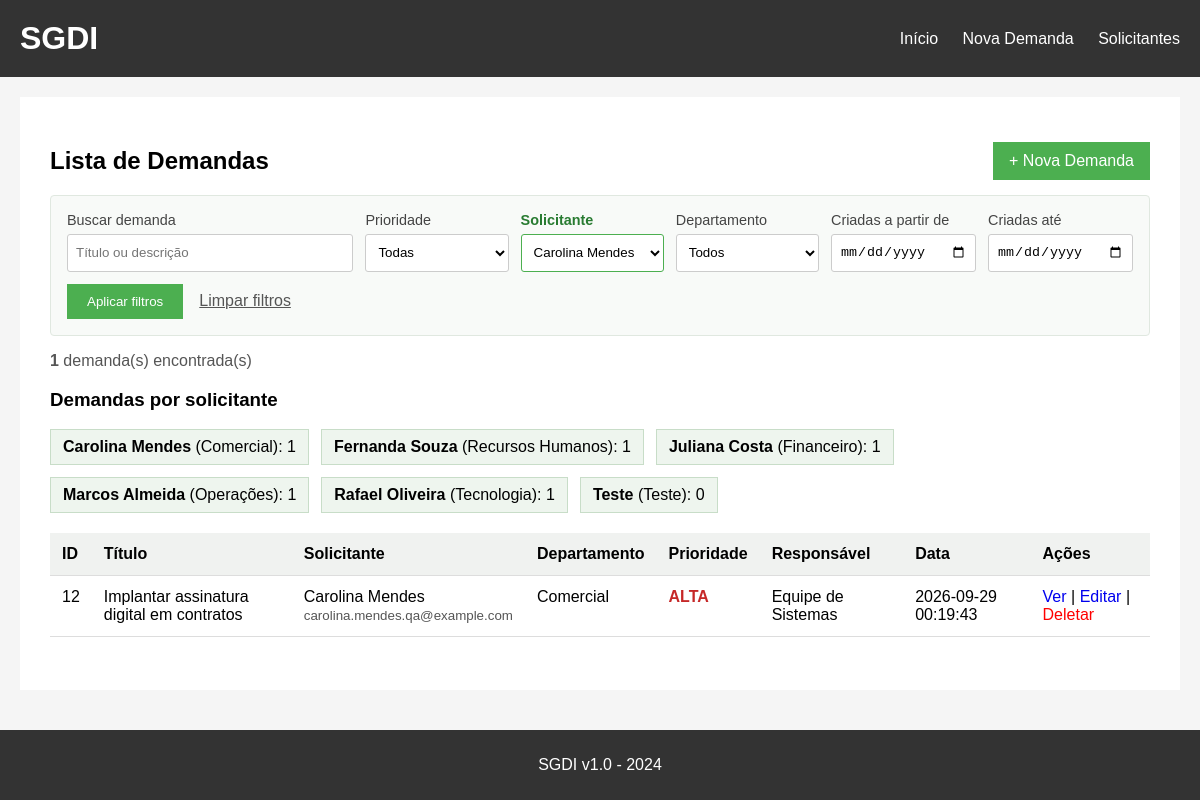
The app's page /?solicitante_id=2 with its own data.
### tables this page shows
CREATE TABLE solicitantes (
        id INTEGER PRIMARY KEY AUTOINCREMENT,
        nome TEXT NOT NULL COLLATE NOCASE UNIQUE,
        email TEXT NOT NULL COLLATE NOCASE UNIQUE,
        departamento TEXT NOT NULL
    );

CREATE TABLE demandas (
    id INTEGER PRIMARY KEY AUTOINCREMENT,
    titulo TEXT NOT NULL,
    descricao TEXT,
    solicitante TEXT NOT NULL,
    data_criacao TEXT NOT NULL,
    prioridade TEXT NOT NULL DEFAULT 'MÉDIA',
    responsavel TEXT NOT NULL
, solicitante_id INTEGER REFERENCES solicitantes(id));

### app.py (the view)
@app.route('/')
def index():
    conn = get_db()
    ensure_schema(conn)
    solicitantes = get_solicitantes(conn)
    solicitante_id = request.args.get('solicitante_id', type=int)
    prioridade = request.args.get('prioridade', '')
    departamento = request.args.get('departamento', '').strip()
    termo = request.args.get('q', '').strip()
    data_inicial = request.args.get('data_inicial', '').strip()
    data_final = request.args.get('data_final', '').strip()
    pagina = max(request.args.get('page', 1, type=int), 1)
    datas_validas = True
    for valor in (data_inicial, data_final):
        if valor:
            try:
                date.fromisoformat(valor)
            except ValueError:
                datas_validas = False
                break
    if not datas_validas:
        flash('Informe datas válidas para filtrar o período.')
        data_inicial = ''
        data_final = ''
    if data_inicial and data_final and data_inicial > data_final:
        flash('A data inicial não pode ser posterior à data final.')
        data_inicial = ''
        data_final = ''
    where = []
    params = []
    if solicitante_id:
        where.append('d.solicitante_id = ?')
        params.append(solicitante_id)
    if prioridade in ('ALTA', 'MÉDIA', 'BAIXA'):
        where.append('d.prioridade = ?')
        params.append(prioridade)
    if departamento:
        where.append('s.departamento = ?')
        params.append(departamento)
    if data_inicial:
        where.append('date(d.data_criacao) >= date(?)')
        params.append(data_inicial)
    if data_final:
        where.append('date(d.data_criacao) <= date(?)')
        params.append(data_final)
    if termo:
        where.append('(d.titulo LIKE ? OR d.descricao LIKE ?)')
        params.extend((f'%{termo}%', f'%{termo}%'))
    clause = 'WHERE ' + ' AND '.join(where) if where else ''
    total_query = f'''SELECT COUNT(*)
        FROM demandas d LEFT JOIN solicitantes s ON s.id = d.solicitante_id
        {clause}'''
    total_demandas = conn.execute(total_query, params).fetchone()[0]
    total_paginas = max((total_demandas + PAGE_SIZE - 1) // PAGE_SIZE, 1)
    pagina = min(pagina, total_paginas)
    offset = (pagina - 1) * PAGE_SIZE
    demandas = conn.execute(f'''SELECT d.*, s.nome AS solicitante_nome,
            s.email AS solicitante_email, s.departamento AS solicitante_departamento
        FROM demandas d LEFT JOIN solicitantes s ON s.id = d.solicitante_id
        {clause}
        ORDER BY CASE d.prioridade WHEN "ALTA" THEN 1 WHEN "MÉDIA" THEN 2 ELSE 3 END,
            d.id DESC LIMIT ? OFFSET ?''', params + [PAGE_SIZE, offset]).fetchall()
    resumo = conn.execute('''SELECT s.id, s.nome, s.email, s.departamento,
            COUNT(d.id) AS total_demandas
        FROM solicitantes s LEFT JOIN demandas d ON d.solicitante_id = s.id
        GROUP BY s.id ORDER BY s.nome''').fetchall()
    departamentos = conn.execute(
        'SELECT DISTINCT departamento FROM solicitantes ORDER BY departamento'
    ).fetchall()
    conn.close()
    query_params = {key: value for key, value in request.args.to_dict().items() if key != 'page'}
    inicio_exibicao = (pagina - 1) * PAGE_SIZE + 1 if total_demandas else 0
    fim_exibicao = min(pagina * PAGE_SIZE, total_demandas) if total_demandas else 0
    return render_template('index.html', demandas=demandas, solicitantes=solicitantes,
                           departamentos=departamentos, resumo=resumo,
                           filtro_solicitante=solicitante_id,
                           filtro_prioridade=prioridade,
                           filtro_departamento=departamento, termo=termo,
                           data_inicial=data_inicial, data_final=data_final,
                           total_demandas=total_demandas, pagina_atual=pagina,
                           total_paginas=total_paginas, PAGE_SIZE=PAGE_SIZE,
                           inicio_exibicao=inicio_exibicao, fim_exibicao=fim_exibicao,
                           query_params=query_params, solicitante_label=solicitante_label)

### app.py (called while the page is built)
def get_db():
    conn = sqlite3.connect('demandas.db')
    conn.row_factory = sqlite3.Row
    conn.execute('PRAGMA foreign_keys = ON')
    return conn

def ensure_schema(conn):
    conn.execute('''CREATE TABLE IF NOT EXISTS solicitantes (
        id INTEGER PRIMARY KEY AUTOINCREMENT,
        nome TEXT NOT NULL COLLATE NOCASE UNIQUE,
        email TEXT NOT NULL COLLATE NOCASE UNIQUE,
        departamento TEXT NOT NULL
    )''')
    columns = [row['name'] for row in conn.execute('PRAGMA table_info(demandas)')]
    if 'solicitante_id' not in columns:
        conn.execute('ALTER TABLE demandas ADD COLUMN solicitante_id INTEGER REFERENCES solicitantes(id)')
    conn.commit()

def get_solicitantes(conn):
    return conn.execute(
        'SELECT id, nome, email, departamento FROM solicitantes ORDER BY nome'
    ).fetchall()

### templates/index.html (shortened to what this page needs)
{% extends "base.html" %}
{% block content %}
<div class="list-heading">
    <h2>Lista de Demandas</h2>
    <a class="new-demand" href="/nova_demanda">+ Nova Demanda</a>
</div>
<form class="filter-form" method="GET" action="/">
    <div class="filter-field {% if termo %}is-active{% endif %}">
        <label for="filtro-busca">Buscar demanda</label>
        <input id="filtro-busca" type="search" name="q" value="{{ termo }}" placeholder="Título ou descrição">
    </div>
    <div class="filter-field {% if filtro_prioridade %}is-active{% endif %}">
        <label for="filtro-prioridade">Prioridade</label>
        <select id="filtro-prioridade" name="prioridade">
            <option value="">Todas</option>
        </select>
    </div>
    <div class="filter-field {% if filtro_solicitante %}is-active{% endif %}">
        <label for="filtro-solicitante">Solicitante</label>
        <select id="filtro-solicitante" name="solicitante_id">
            {% for solicitante in solicitantes %}
            <option value="{{ solicitante['id'] }}" {% if filtro_solicitante == solicitante['id'] %}selected{% endif %}>{{ solicitante['nome'] }}</option>
            {% endfor %}
        </select>
    </div>
    <div class="filter-field {% if filtro_departamento %}is-active{% endif %}">
        <label for="filtro-departamento">Departamento</label>
        <select id="filtro-departamento" name="departamento">
            <option value="">Todos</option>
        </select>
    </div>
    <div class="filter-field date-field {% if data_inicial or data_final %}is-active{% endif %}">
        <label for="data-inicial">Criadas a partir de</label>
        <input id="data-inicial" type="date" name="data_inicial" value="{{ data_inicial }}">
    </div>
    <div class="filter-field date-field {% if data_inicial or data_final %}is-active{% endif %}">
        <label for="data-final">Criadas até</label>
        <input id="data-final" type="date" name="data_final" value="{{ data_final }}">
    </div>
    <div class="filter-actions">
        <button type="submit">Aplicar filtros</button>
        <a href="/">Limpar filtros</a>
    </div>
</form>
<p class="result-count" aria-live="polite">
    {% if total_demandas %}
        <strong>{{ total_demandas }}</strong> demanda(s) encontrada(s)
    {% else %}
        <strong>0</strong> demanda(s) encontrada(s)
    {% endif %}
</p>
{% if resumo %}
<h3>Demandas por solicitante</h3>
<div class="resumo-solicitantes">
{% for item in resumo %}<span><strong>{{ item['nome'] }}</strong> ({{ item['departamento'] }}): {{ item['total_demandas'] }}</span>{% endfor %}
</div>
{% endif %}
<div class="table-scroll">
<table class="demand-table">
<thead><tr>
<th>ID</th><th>Título</th><th>Solicitante</th><th>Departamento</th><th>Prioridade</th><th>Responsável</th><th>Data</th><th>Ações</th>
</tr></thead>
<tbody>
{% for demanda in demandas %}
<tr>
<td>{{ demanda['id'] }}</td><td>{{ demanda['titulo'] }}</td><td>
{% if demanda['solicitante_nome'] %}{{ demanda['solicitante_nome'] }}<br><small>{{ demanda['solicitante_email'] }}</small>
{% else %}<span class="legado">{{ demanda['solicitante'] }} (legado)</span>{% endif %}
</td>
<td>{{ demanda['solicitante_departamento'] or '—' }}</td>
<td><span class="prioridade prioridade-{{ demanda['prioridade']|lower|replace('é','e') }}">{{ demanda['prioridade'] }}</span></td>
<td>{{ demanda['responsavel'] }}</td><td>{{ demanda['data_criacao'] }}</td>
<td><a href="/detalhes/{{ demanda['id'] }}">Ver</a> | <a href="/editar/{{ demanda['id'] }}">Editar</a> |
<a href="/deletar/{{ demanda['id'] }}" style="color:red;" onclick="return confirm('Deseja realmente deletar esta demanda?')">Deletar</a></td>
</tr>
{% else %}<tr><td colspan="8">Nenhuma demanda encontrada.</td></tr>{% endfor %}
</tbody></table>
</div>
{% endblock %}

### static/style.css (style rules this page uses)
html, body { height: 100%; }
body { font-family: Arial, sans-serif; background-color: #f5f5f5; padding: 0; margin: 0; display: flex; flex-direction: column; min-height: 100vh; }
button { background-color: #4CAF50; color: white; padding: 10px 20px; border: none; cursor: pointer; }
table { border-collapse: collapse; }
th { text-align: left; padding: 12px; }
td { padding: 12px; }
table a { text-decoration: none; }
form div { margin-bottom: 10px; }
.prioridade { font-weight: bold; }
.prioridade-alta { color: #c62828; }
input[type="text"], textarea, select { padding: 8px; border: 1px solid #ddd; max-width: 100%; }
select { width: 100%; max-width: 650px; }
.resumo-solicitantes { display: flex; flex-wrap: wrap; gap: 12px; margin: 12px 0 20px; }
.resumo-solicitantes span { background: #eef5ee; border: 1px solid #c8ddc8; padding: 8px 12px; }
small { color: #555; }
.list-heading { display: flex; align-items: center; justify-content: space-between; gap: 16px; }
.new-demand { background: #4caf50; color: white; padding: 10px 16px; text-decoration: none; white-space: nowrap; }
.filter-form { display: grid; grid-template-columns: minmax(200px, 2fr) repeat(3, minmax(140px, 1fr)) repeat(2, minmax(145px, 1fr)); gap: 12px; align-items: end; padding: 16px; background: #f8faf8; border: 1px solid #e0e8e0; border-radius: 4px; }
.filter-form .filter-field { min-width: 0; margin: 0; }
.filter-field label { display: block; margin-bottom: 6px; color: #444; font-size: 0.9rem; }
.filter-field.is-active label { color: #287b31; font-weight: bold; }
.filter-field input, .filter-field select { box-sizing: border-box; width: 100%; max-width: none; min-height: 38px; padding: 8px; border: 1px solid #ccc; border-radius: 3px; background: #fff; }
.filter-field.is-active input, .filter-field.is-active select { border-color: #4caf50; }
.filter-actions { display: flex; grid-column: 1 / -1; align-items: center; gap: 16px; margin: 0; }
.filter-actions a { color: #555; }
.result-count { margin: 16px 0; color: #555; }
.table-scroll { overflow-x: auto; }
.demand-table { width: 100%; border-collapse: collapse; }
.demand-table th, .demand-table td { padding: 12px; border-bottom: 1px solid #ddd; text-align: left; vertical-align: top; }
.demand-table th { background: #f0f2f0; }

### templates/base.html (style rules this page uses)
body { margin: 0; }

### records on screen
solicitantes: nome "Carolina Mendes", departamento "Comercial", total_demandas "1"
solicitantes: nome "Fernanda Souza", departamento "Recursos Humanos", total_demandas "1"
solicitantes: nome "Juliana Costa", departamento "Financeiro", total_demandas "1"
solicitantes: nome "Marcos Almeida", departamento "Operações", total_demandas "1"
solicitantes: nome "Rafael Oliveira", departamento "Tecnologia", total_demandas "1"
solicitantes: nome "Teste", departamento "Teste", total_demandas "0"
demandas: id "12", titulo "Implantar assinatura digital em contratos", solicitante_nome "Carolina Mendes", solicitante_email "carolina.mendes.qa@example.com", departamento "Comercial", prioridade "ALTA", responsavel "Equipe de Sistemas", data_criacao "2026-09-29 00:19:43"

### other values on screen
{{ total_demandas }} "1"
form field solicitante_id "Carolina Mendes"
